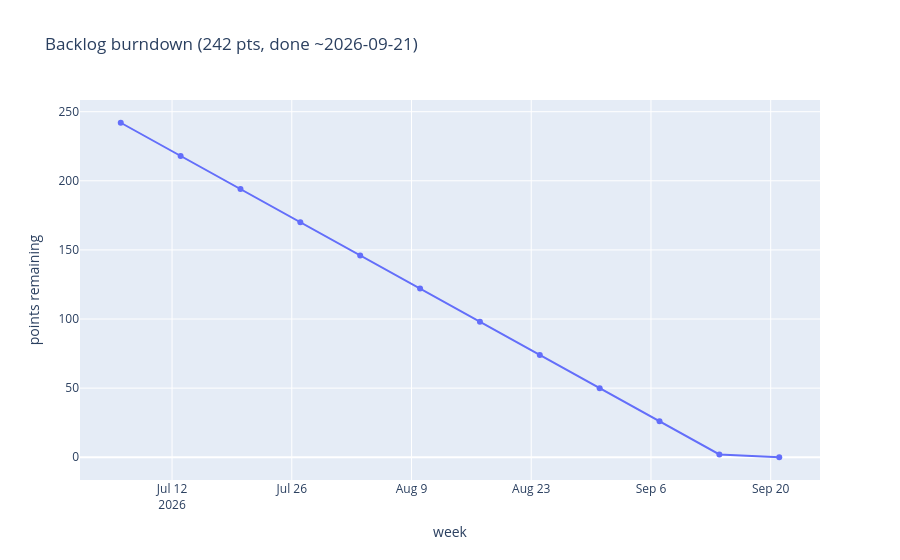

Source (notebook cell):
### Markdown cell above
## Backlog burndown
Remaining backlog points projected forward at the current velocity, down to
zero. (Weekly *completed* points are shown in the chart above.)

### Code cell
proj = burndown.project_burndown(items, v)
total = burndown.backlog_total(items)
fig = go.Figure(go.Scatter(
    x=[str(wk) for wk, _ in proj],
    y=[rem for _, rem in proj],
    mode="lines+markers",
    name="projected remaining",
))
finish = proj[-1][0] if len(proj) > 1 else None
title = f"Backlog burndown ({total} pts" + (f", done ~{finish})" if finish else ")")
fig.update_layout(title=title, xaxis_title="week", yaxis_title="points remaining")
fig.show()

### Figure 1 — Plotly figure (JSON) as saved in the notebook; plotly's stock layout.template omitted (floating-point values rounded to 4 significant figures)
{"data": [{"mode": "lines+markers", "name": "projected remaining", "type": "scatter", "x": ["2026-07-06", "2026-07-13", "2026-07-20", "2026-07-27", "2026-08-03", "2026-08-10", "2026-08-17", "2026-08-24", "2026-08-31", "2026-09-07", "2026-09-14", "2026-09-21"], "y": [242, 218, 194, 170, 146, 122, 98, 74, 50, 26, 2, 0]}], "layout": {"title": {"text": "Backlog burndown (242 pts, done ~2026-09-21)"}, "xaxis": {"title": {"text": "week"}}, "yaxis": {"title": {"text": "points remaining"}}}}
